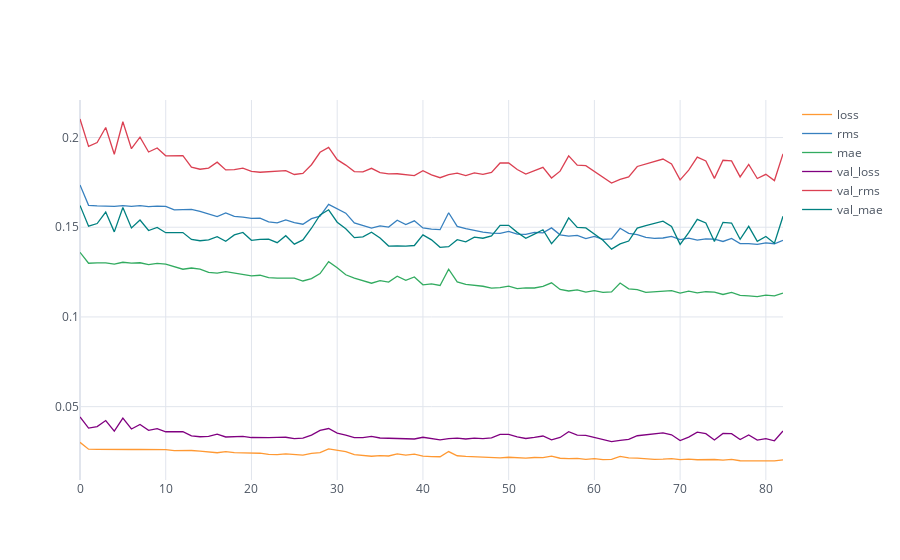

The code cell stored with this chart in its notebook:
### Markdown cell above
### With bias

### Code cell
results.iplot()
